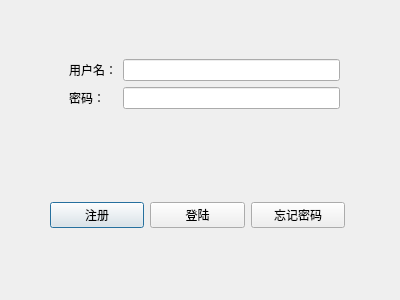
<?xml version="1.0" encoding="UTF-8"?>
<ui version="4.0">
 <class>loginDialog</class>
 <widget class="QDialog" name="loginDialog">
  <property name="geometry">
   <rect>
    <x>0</x>
    <y>0</y>
    <width>400</width>
    <height>300</height>
   </rect>
  </property>
  <property name="windowTitle">
   <string>Dialog</string>
  </property>
  <widget class="QWidget" name="formLayoutWidget">
   <property name="geometry">
    <rect>
     <x>69</x>
     <y>59</y>
     <width>271</width>
     <height>51</height>
    </rect>
   </property>
   <layout class="QFormLayout" name="formLayout_2">
    <item row="0" column="0">
     <widget class="QLabel" name="label_3">
      <property name="text">
       <string>用户名：</string>
      </property>
     </widget>
    </item>
    <item row="1" column="0">
     <widget class="QLabel" name="label_4">
      <property name="text">
       <string>密码：</string>
      </property>
     </widget>
    </item>
    <item row="0" column="1">
     <widget class="QLineEdit" name="userName"/>
    </item>
    <item row="1" column="1">
     <widget class="QLineEdit" name="password_2"/>
    </item>
   </layout>
  </widget>
  <widget class="QWidget" name="horizontalLayoutWidget">
   <property name="geometry">
    <rect>
     <x>50</x>
     <y>200</y>
     <width>295</width>
     <height>31</height>
    </rect>
   </property>
   <layout class="QHBoxLayout" name="horizontalLayout_2">
    <item>
     <widget class="QPushButton" name="registerButton_2">
      <property name="text">
       <string>注册</string>
      </property>
     </widget>
    </item>
    <item>
     <widget class="QPushButton" name="loginButton_2">
      <property name="text">
       <string>登陆</string>
      </property>
     </widget>
    </item>
    <item>
     <widget class="QPushButton" name="forgetButton_2">
      <property name="text">
       <string>忘记密码</string>
      </property>
     </widget>
    </item>
   </layout>
  </widget>
 </widget>
 <resources/>
 <connections/>
</ui>
